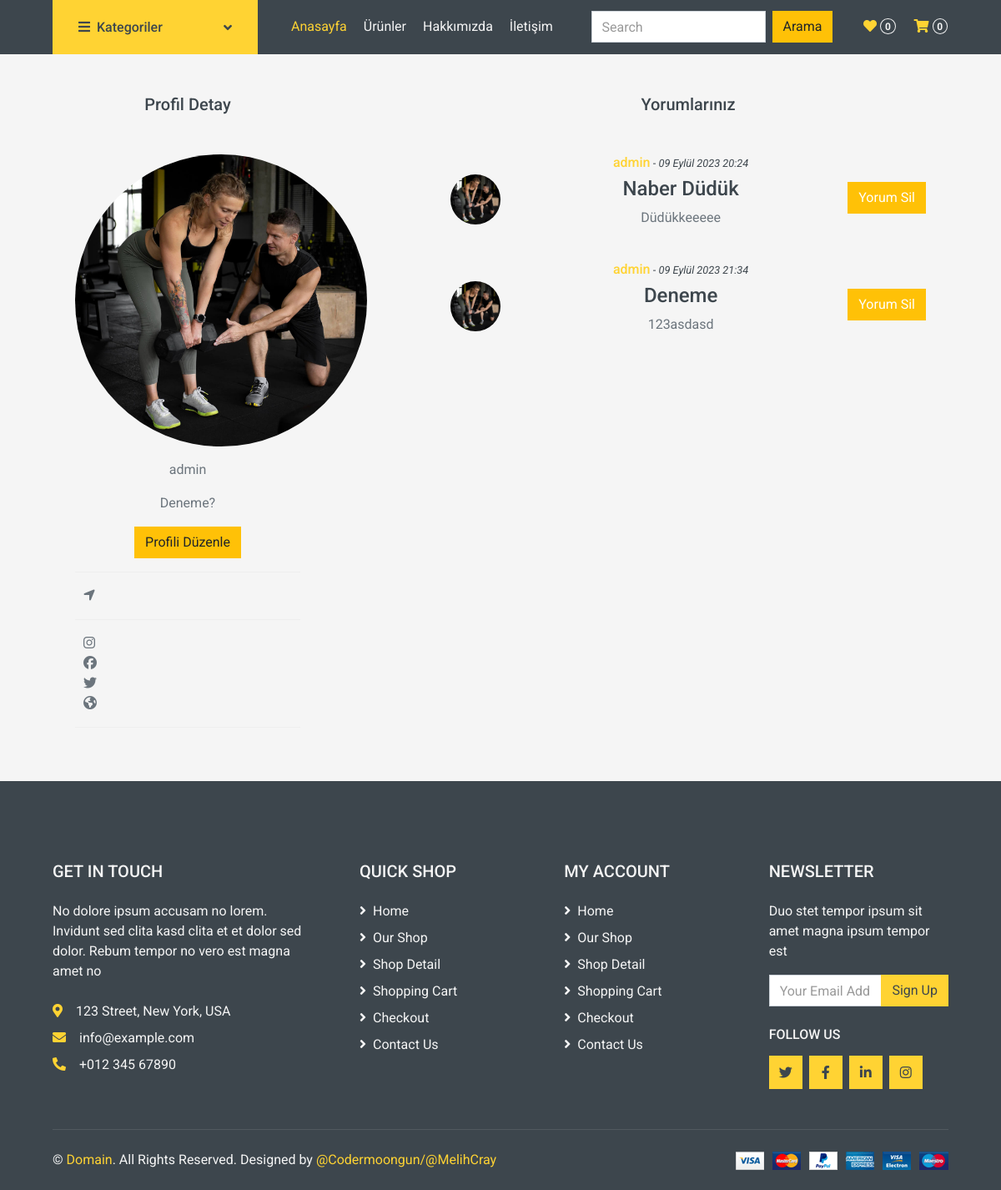
Screenshot of /profile/1 (signed in) with the database file from the repository.
### siteApp/models.py (models this page shows, shortened)
class ProfileModel(models.Model):
    profileSahibi = models.ForeignKey(User, verbose_name=("Profil Sahibi"), on_delete=models.CASCADE)
    profileAvatar = models.ImageField(("Avatar"), upload_to="", height_field=None, default="avatar.png", width_field=None, max_length=None, blank=True)
    profileBio = models.TextField(("Biografi"), max_length=500, default="", blank=True)
    profileLocation = models.CharField(("Konum"), max_length=150, default="" , blank=True)
    profileInstagram = models.CharField(("Instagram"), max_length=150, default="", blank=True)
    profileTwitter = models.CharField(("Twitter"), max_length=150, default="", blank=True)
    profileFacebook = models.CharField(("Facebook"), max_length=150, default="", blank=True)
    profileWebPage = models.CharField(("Web Sayfası"), max_length=150, default="", blank=True)

class YorumYap(models.Model):
    urun = models.ForeignKey(Urun, verbose_name=("Ürün Adı"), on_delete=models.CASCADE)
    yorumSahibi = models.ForeignKey(User, verbose_name=("Yorum sahibi"), on_delete=models.CASCADE)
    yorumSahibiProfile = models.ForeignKey("siteApp.ProfileModel", verbose_name=("Profil Modeli"), on_delete=models.CASCADE, blank=True)
    yorumBaslik = models.CharField(("Yorumun Başlığı"), max_length=100)
    yorumIcerik = models.TextField(("Yorum İçeriği"), max_length=500)
    yorumAtCrated = models.DateTimeField(("Yorumun Yapıldığı Zaman"), auto_now=True)

### siteApp/views.py (the view, shortened to what this page needs)
# urls.py: path('profile/<profileID>', profile , name='profile'),
def profile(request, profileID):
    context = {}
    userFilter = User.objects.filter(id = profileID).first()
    if userFilter:
        context['kullanicilar'] = userFilter
        yorumlar = YorumYap.objects.filter(yorumSahibi__id = profileID).all()
        context['yorumlar'] = yorumlar
        profileFront = ProfileModel.objects.filter(profileSahibi__id = profileID).all()
        context['profiller'] = profileFront
    else:
        context["error"] = "Böyle bir user bulunamadi"
    updateProfile = {}
    profileUptade  = ProfileModel.objects.filter(profileSahibi__id = profileID).first()
    profileQuerySet  = ProfileModel.objects.filter(profileSahibi__id = profileID)
    for profile in profileQuerySet:
        updateProfile[profile.id] = UpdateProfile(instance = profile)
        context["update"]  = updateProfile.items()
    return render(request, 'profile.html', context)

### siteApp/templates/profile.html (shortened to what this page needs)
{% extends "base.html" %}
{% for user in kullanicilar %}
{% block site-icerik %}
<div class="row justify-content-around m-0 mt-5">
    <div class="col-md-3">
        <h5 class="text-center mb-5">Profil Detay</h5>
        {% for profile in profiller %}
        <div class="mb-3">
            <img class="rounded-circle" src={{profile.profileAvatar.url}} alt="Resim Bulunamadı" width="350px" />
        </div>
        <div class="mb-3">
            <p id="profileSahip" class="text-center">{{profile.profileSahibi}}</p>
        </div>
        <div class="mb-3">
            <p class="text-center">{{profile.profileBio}}</p>
        </div>
        <div class="mb-3 text-center">
            <button class="btn btn-warning" onclick="profileEdit()" id="ProfileEdit">Profili Düzenle</button>
        </div>
        <div id="profileShow">
            <hr>
            <div class="row justify-content-center">
                <div class="col-md-1">
                    <i class="fa-solid fa-location-arrow"></i>
                </div>
                <div class="col-md-10">
                </div>
            </div>
            <hr>
            <div class="row justify-content-center">
                <div class="col-md-1">
                    <i class="fa-brands fa-instagram"></i>
                </div>
                <div class="col-md-10">
                </div>
            </div>
            <div class="row justify-content-center">
                <div class="col-md-1">
                    <i class="fa-brands fa-facebook"></i>
                </div>
                <div class="col-md-10">
                </div>
            </div>
            <div class="row justify-content-center">
                <div class="col-md-1">
                    <i class="fa-brands fa-twitter"></i>
                </div>
                <div class="col-md-10">
                </div>
            </div>
            <div class="row justify-content-center">
                <div class="col-md-1">
                    <i class="fa-solid fa-earth-americas"></i>
                </div>
                <div class="col-md-10">
                </div>
            </div>
            <hr>
        </div>
    </div>
    <div class="col-md-6 text-center">
        <h5 class="text-center mb-5">Yorumlarınız</h5>
        {% for yorum in yorumlar %}
        <div class="media mb-4 justify-content-between align-items-center">
            <img src={{yorum.yorumSahibiProfile.profileAvatar.url}} alt="Image"
                class="img-fluid rounded-circle mr-3 mt-1" style="width: 60px;">
            <div class="d-block">
                <h6><a href="{% url 'profile' yorum.yorumSahibi.id %}">{{yorum.yorumSahibi.username}}</a><small> -
                        <i>{{yorum.yorumAtCrated}}</i></small></h6>
                <h4>{{yorum.yorumBaslik}}</h4>
                <p>{{yorum.yorumIcerik}}</p>
            </div>
            {% if request.user.is_authenticated and yorum.yorumSahibi == request.user or request.user.is_superuser %}
            <div class="text-center m-0">
                <a class="text-decoration-none m-0" href="{% url 'yorumsil' yorum.urun.id yorum.id %}">
                    <button class="btn btn-warning text-white m-0">
                        Yorum Sil
                    </button>
                </a>
            </div>
            {% endif %}
        </div>
        {% endfor %}
    </div>
</div>
{% endfor %}
{% endblock site-icerik %}
{% endfor %}

### rows the page displays
ProfileModel: profileAvatar (picture), profileSahibi "admin", profileBio "Deneme?"
YorumYap: yorumSahibiProfile.profileAvatar (picture), yorumSahibi.username "admin", yorumAtCrated "09 Eylül 2023 20:24", yorumBaslik "Naber Düdük", yorumIcerik "Düdükkeeeee", shows "Yorum Sil"
YorumYap: yorumSahibiProfile.profileAvatar (picture), yorumSahibi.username "admin", yorumAtCrated "09 Eylül 2023 21:34", yorumBaslik "Deneme", yorumIcerik "123asdasd", shows "Yorum Sil"
